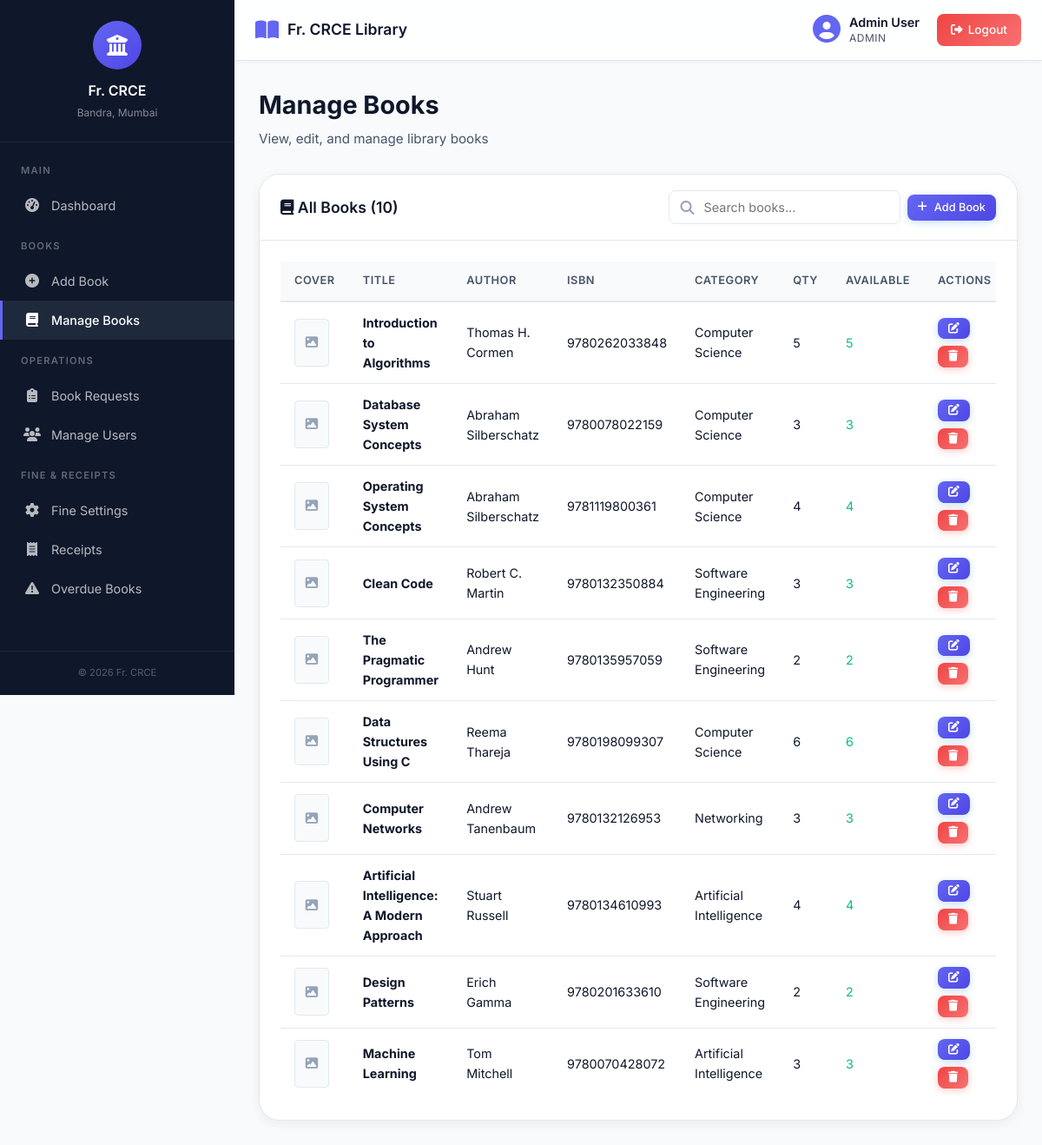
Screenshot of /admin/manage_books.php (signed in) with the database file from the repository.
### tables this page shows
CREATE TABLE IF NOT EXISTS books (
    id INT AUTO_INCREMENT PRIMARY KEY,
    title VARCHAR(255) NOT NULL,
    author VARCHAR(200) NOT NULL,
    isbn VARCHAR(20) DEFAULT NULL,
    category VARCHAR(100) DEFAULT NULL,
    publisher VARCHAR(200) DEFAULT NULL,
    year INT DEFAULT NULL,
    quantity INT NOT NULL DEFAULT 1,
    available INT NOT NULL DEFAULT 1,
    cover_image VARCHAR(255) DEFAULT NULL,
    created_at TIMESTAMP DEFAULT CURRENT_TIMESTAMP
);

### admin/manage_books.php (the view, shortened to what this page needs)
<?php
require_once '../config/database.php';
require_once '../includes/auth_check.php';
$per_page = 10;
$page = isset($_GET['page']) ? max(1, intval($_GET['page'])) : 1;
$offset = ($page - 1) * $per_page;
$search = trim($_GET['search'] ?? '');
$where = '';
$params = [];
$types = '';
$count_sql = "SELECT COUNT(*) as total FROM books $where";
if (!empty($search)) {
    $count_stmt = mysqli_prepare($conn, $count_sql);
    mysqli_stmt_bind_param($count_stmt, $types, ...$params);
    mysqli_stmt_execute($count_stmt);
    $count_res = mysqli_stmt_get_result($count_stmt);
    $total_books = mysqli_fetch_assoc($count_res)['total'];
    mysqli_stmt_close($count_stmt);
} else {
    $count_res = mysqli_query($conn, $count_sql);
    $total_books = mysqli_fetch_assoc($count_res)['total'];
}
$sql = "SELECT * FROM books $where ORDER BY created_at DESC LIMIT ? OFFSET ?";
if (!empty($search)) {
    $stmt = mysqli_prepare($conn, $sql);
    $params[] = $per_page;
    $params[] = $offset;
    $types .= 'ii';
    mysqli_stmt_bind_param($stmt, $types, ...$params);
} else {
    $stmt = mysqli_prepare($conn, $sql);
    mysqli_stmt_bind_param($stmt, "ii", $per_page, $offset);
}
mysqli_stmt_execute($stmt);
$books = mysqli_stmt_get_result($stmt);
include '../includes/header.php';
include '../includes/sidebar.php';
?>
<div class="page-header">
    <h1>Manage Books</h1>
    <p>View, edit, and manage library books</p>
</div>
<div class="card">
    <div class="card-header">
        <h2><i class="fas fa-book"></i> All Books (<?php echo $total_books; ?>)</h2>
        <div class="d-flex gap-1 align-center">
            <form method="GET" action="" class="search-box" style="margin: 0;">
                <i class="fas fa-search"></i>
                <input type="text" name="search" placeholder="Search books..."
                       value="<?php echo htmlspecialchars($search); ?>" id="bookSearchInput">
            </form>
            <a href="add_book.php" class="btn btn-primary btn-sm">
                <i class="fas fa-plus"></i> Add Book
            </a>
        </div>
    </div>
    <div class="card-body">
        <?php if (mysqli_num_rows($books) > 0): ?>
            <div class="table-responsive">
                <table class="data-table">
                    <thead>
                        <tr>
                            <th>Cover</th>
                            <th>Title</th>
                            <th>Author</th>
                            <th>ISBN</th>
                            <th>Category</th>
                            <th>Qty</th>
                            <th>Available</th>
                            <th>Actions</th>
                        </tr>
                    </thead>
                    <tbody>
                        <?php while ($book = mysqli_fetch_assoc($books)): ?>
                            <tr>
                                <td>
                                    <?php if (!empty($book['cover_image']) && file_exists(__DIR__ . '/../uploads/books/' . $book['cover_image'])): ?>
                                        <img src="<?php echo BASE_URL; ?>uploads/books/<?php echo htmlspecialchars($book['cover_image']); ?>"
                                             alt="Cover" class="book-cover-thumb">
                                    <?php else: ?>
                                        <div class="book-cover-thumb" style="background: var(--bg-body); display:flex; align-items:center; justify-content:center; color: var(--text-muted);">
                                            <i class="fas fa-image"></i>
                                        </div>
                                    <?php endif; ?>
                                </td>
                                <td><strong><?php echo htmlspecialchars($book['title']); ?></strong></td>
                                <td><?php echo htmlspecialchars($book['author']); ?></td>
                                <td><?php echo htmlspecialchars($book['isbn']); ?></td>
                                <td><?php echo htmlspecialchars($book['category']); ?></td>
                                <td><?php echo $book['quantity']; ?></td>
                                <td>
                                    <span class="<?php echo $book['available'] > 0 ? 'text-success' : 'text-danger'; ?>">
                                        <?php echo $book['available']; ?>
                                    </span>
                                </td>
                                <td>
                                    <div class="btn-group">
                                        <button class="btn btn-sm btn-primary"
                                                onclick="openEditModal(<?php echo htmlspecialchars(json_encode($book)); ?>)"
                                                title="Edit">
                                            <i class="fas fa-edit"></i>
                                        </button>
                                        <button class="btn btn-sm btn-danger"
                                                onclick="confirmDelete('manage_books.php?delete=<?php echo $book['id']; ?>&page=<?php echo $page; ?>', '<?php echo htmlspecialchars(addslashes($book['title'])); ?>')"
                                                title="Delete">
                                            <i class="fas fa-trash"></i>
                                        </button>
                                    </div>
                                </td>
                            </tr>
                        <?php endwhile; ?>
                    </tbody>
                </table>
            </div>
        <?php endif; ?>
    </div>
</div>
<?php include '../includes/footer.php'; ?>

### includes/header.php (shortened to what this page needs)
<!DOCTYPE html>
<html lang="en">
<head>
    <link rel="stylesheet" href="https://cdnjs.cloudflare.com/ajax/libs/font-awesome/6.4.0/css/all.min.css">
    <link rel="stylesheet" href="<?php echo BASE_URL; ?>assets/css/style.css">
</head>
<body>
    <nav class="topbar" id="topbar">
        <div class="topbar-left">
            <div class="brand">
                <i class="fas fa-book-open brand-icon"></i>
                <span class="brand-text">Fr. CRCE Library</span>
            </div>
        </div>
        <div class="topbar-right">
            <div class="user-info">
                <div class="user-avatar">
                    <i class="fas fa-user-circle"></i>
                </div>
                <div class="user-details">
                    <span class="user-name"><?php echo htmlspecialchars($_SESSION['name'] ?? 'User'); ?></span>
                    <span class="user-role"><?php echo ucfirst(htmlspecialchars($_SESSION['role'] ?? 'guest')); ?></span>
                </div>
            </div>
            <a href="<?php echo BASE_URL; ?>auth/logout.php" class="logout-btn" id="logoutBtn" title="Logout">
                <i class="fas fa-sign-out-alt"></i>
                <span>Logout</span>
            </a>
        </div>
    </nav>

### includes/sidebar.php (shortened to what this page needs)
<?php
$role = $_SESSION['role'] ?? 'student';
$current_page = basename($_SERVER['PHP_SELF']);
?>
<aside class="sidebar" id="sidebar">
    <div class="sidebar-header">
        <div class="college-badge">
            <i class="fas fa-university"></i>
        </div>
        <h3>Fr. CRCE</h3>
        <p>Bandra, Mumbai</p>
    </div>
    <nav class="sidebar-nav">
        <?php if ($role === 'admin'): ?>
            <div class="nav-section">
                <span class="nav-section-title">Main</span>
                <a href="<?php echo BASE_URL; ?>admin/dashboard.php"
                   class="nav-link <?php echo $current_page === 'dashboard.php' ? 'active' : ''; ?>" id="nav-dashboard">
                    <i class="fas fa-tachometer-alt"></i>
                    <span>Dashboard</span>
                </a>
            </div>
            <div class="nav-section">
                <span class="nav-section-title">Books</span>
                <a href="<?php echo BASE_URL; ?>admin/add_book.php"
                   class="nav-link <?php echo $current_page === 'add_book.php' ? 'active' : ''; ?>" id="nav-add-book">
                    <i class="fas fa-plus-circle"></i>
                    <span>Add Book</span>
                </a>
                <a href="<?php echo BASE_URL; ?>admin/manage_books.php"
                   class="nav-link <?php echo $current_page === 'manage_books.php' ? 'active' : ''; ?>" id="nav-manage-books">
                    <i class="fas fa-book"></i>
                    <span>Manage Books</span>
                </a>
            </div>
            <div class="nav-section">
                <span class="nav-section-title">Operations</span>
                <a href="<?php echo BASE_URL; ?>admin/requests.php"
                   class="nav-link <?php echo $current_page === 'requests.php' ? 'active' : ''; ?>" id="nav-requests">
                    <i class="fas fa-clipboard-list"></i>
                    <span>Book Requests</span>
                </a>
                <a href="<?php echo BASE_URL; ?>admin/users.php"
                   class="nav-link <?php echo $current_page === 'users.php' ? 'active' : ''; ?>" id="nav-users">
                    <i class="fas fa-users"></i>
                    <span>Manage Users</span>
                </a>
            </div>
            <div class="nav-section">
                <span class="nav-section-title">Fine & Receipts</span>
                <a href="<?php echo BASE_URL; ?>admin/fine_settings.php"
                   class="nav-link <?php echo $current_page === 'fine_settings.php' ? 'active' : ''; ?>" id="nav-fine-settings">
                    <i class="fas fa-cog"></i>
                    <span>Fine Settings</span>
                </a>
                <a href="<?php echo BASE_URL; ?>admin/receipts.php"
                   class="nav-link <?php echo $current_page === 'receipts.php' ? 'active' : ''; ?>" id="nav-receipts">
                    <i class="fas fa-receipt"></i>
                    <span>Receipts</span>
                </a>
                <a href="<?php echo BASE_URL; ?>admin/overdue.php"
                   class="nav-link <?php echo $current_page === 'overdue.php' ? 'active' : ''; ?>" id="nav-overdue">
                    <i class="fas fa-exclamation-triangle"></i>
                    <span>Overdue Books</span>
                </a>
            </div>
        <?php endif; ?>
    </nav>
    <div class="sidebar-footer">
        <p>&copy; <?php echo date('Y'); ?> Fr. CRCE</p>
    </div>
</aside>
<main class="main-content" id="mainContent">

### includes/footer.php (shortened to what this page needs)
</main>
</body>
</html>

### rows the page displays
books: title "Introduction to Algorithms", author "Thomas H. Cormen", isbn "9780262033848", category "Computer Science", quantity "5", available "5"
books: title "Database System Concepts", author "Abraham Silberschatz", isbn "9780078022159", category "Computer Science", quantity "3", available "3"
books: title "Operating System Concepts", author "Abraham Silberschatz", isbn "9781119800361", category "Computer Science", quantity "4", available "4"
books: title "Clean Code", author "Robert C. Martin", isbn "9780132350884", category "Software Engineering", quantity "3", available "3"
books: title "The Pragmatic Programmer", author "Andrew Hunt", isbn "9780135957059", category "Software Engineering", quantity "2", available "2"
books: title "Data Structures Using C", author "Reema Thareja", isbn "9780198099307", category "Computer Science", quantity "6", available "6"
books: title "Computer Networks", author "Andrew Tanenbaum", isbn "9780132126953", category "Networking", quantity "3", available "3"
books: title "Artificial Intelligence: A Modern Approach", author "Stuart Russell", isbn "9780134610993", category "Artificial Intelligence", quantity "4", available "4"
books: title "Design Patterns", author "Erich Gamma", isbn "9780201633610", category "Software Engineering", quantity "2", available "2"
books: title "Machine Learning", author "Tom Mitchell", isbn "9780070428072", category "Artificial Intelligence", quantity "3", available "3"

### other values shown
$_SESSION['name'] "Admin User"
$_SESSION['role'] "ADMIN"
$total_books "10"
